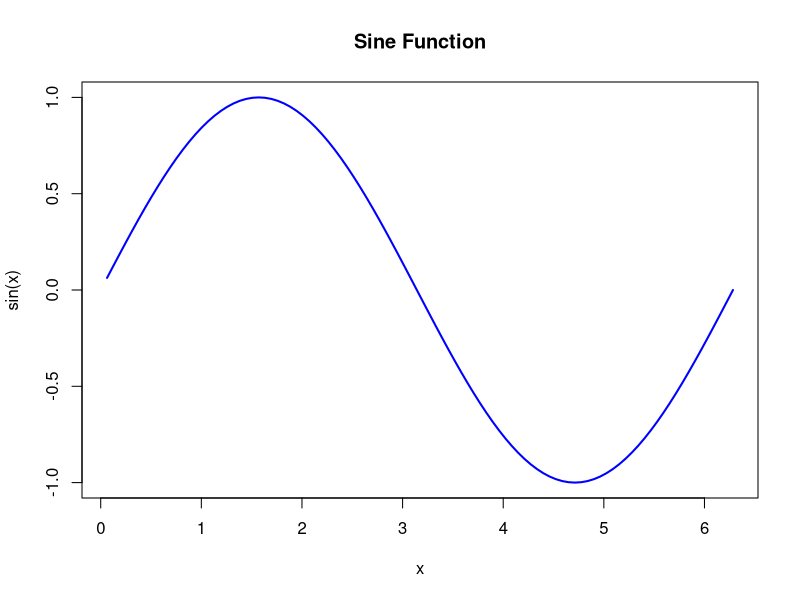
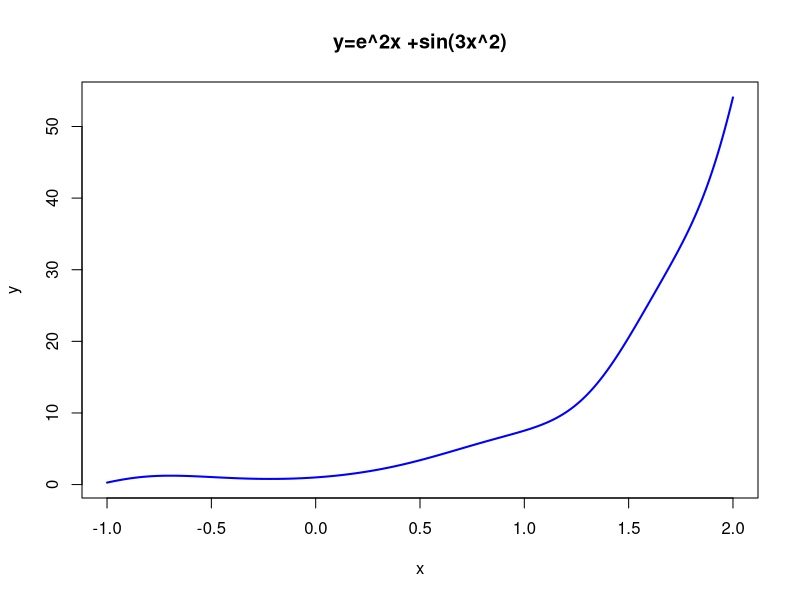

Source code (R) for these figures, in order: (Note: this script raises an error after producing the figures.)
# R的常用函数练习

# 1.初识R
# 1.1.画一个简单的图形
x1 <- 1:100
x2 <-  x1*2*pi/100
y <- sin(x2)
plot(x2, y , type = "l", col = "blue", lwd = 2,
     xlab = "x",ylab = "sin(x)",main = "Sine Function")

# 练习画出 在[-1，2]上画y=e^2x +sin(3x^2)的图形
x1 <- -100:200
x <- x1/100
y <- exp(2*x) + sin(3*x^2)
plot(x, y , type = "l", col = "blue", lwd = 2,
     xlab = "x",ylab = "y",main = "y=e^2x +sin(3x^2)")

# 一些其他的常见数学函数
# 1.2.绝对值和平方根
abs(-1) # 绝对值
sqrt(4) # 平方根
# 1.3.对数函数与指数函数
log(2) # 自然对数
log2(4) # 以2为底的对数
log10(100) # 以10为底的对数
exp(2) # 自然指数
# 1.4.三角函数
sin(pi/2) # 正弦
cos(pi/2) # 余弦
tan(pi/4) # 正切
# 1.5.反三角函数
asin(1) # 反正弦
acos(0) # 反余弦
atan(1) # 反正切
# 1.6.统计量函数
max(1,2,3) # 最大值
min(1,2,3) # 最小值
sum(1,2,3) # 求和
mean(c(1,2,3)) # 平均值
var() # 方差
sd() # 标准差
range()  # 范围
median() # 中位数
IQR() # 四分位数
sort() # 排序
order() # 排序
rank() # 排名
ave() # 平均值
fivenum() # 五数概括
mad() # 中位数绝对偏差
quantile() # 分位数
stem() # 茎叶图


